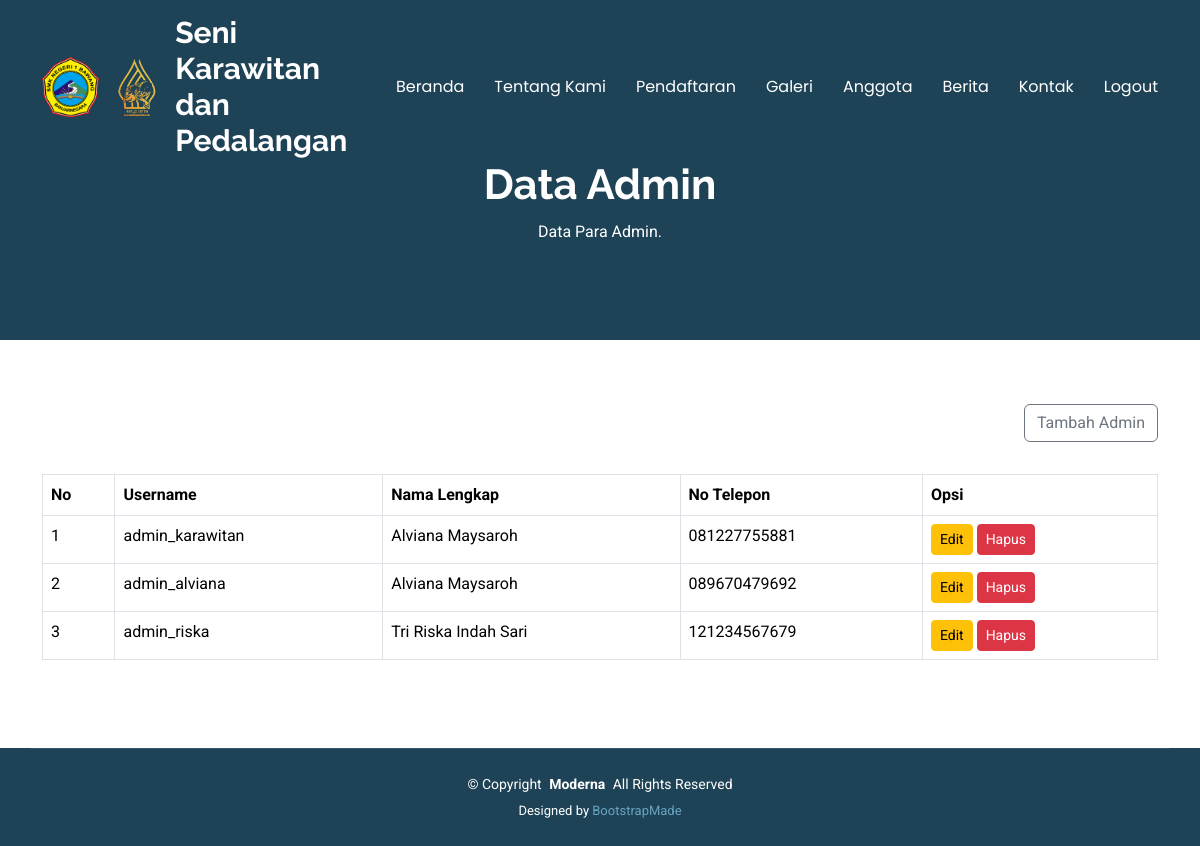
The app's page /admin/data_admin.php with its own data.
### tables this page shows
CREATE TABLE IF NOT EXISTS `user` (
  `id` int NOT NULL AUTO_INCREMENT,
  `username` varchar(50) NOT NULL,
  `password` varchar(50) NOT NULL,
  `namalengkap` varchar(50) NOT NULL,
  `notelp` varchar(50) NOT NULL DEFAULT '',
  PRIMARY KEY (`id`) USING BTREE
);

### admin/data_admin.php (the view, shortened to what this page needs)
<!DOCTYPE html>
<html lang="en">
<head>
    <link href="../assets/vendor/bootstrap/css/bootstrap.min.css" rel="stylesheet">
    <link href="../assets/vendor/bootstrap-icons/bootstrap-icons.css" rel="stylesheet">
    <link href="../assets/vendor/aos/aos.css" rel="stylesheet">
    <link href="../assets/vendor/glightbox/css/glightbox.min.css" rel="stylesheet">
    <link href="../assets/vendor/swiper/swiper-bundle.min.css" rel="stylesheet">
    <link href="../assets/css/main.css" rel="stylesheet">
</head>
<body class="index-page">
<?php include '../function.php'; ?>
<?php include 'navbar.php'; ?>
    <main class="main">
    <div class="page-title dark-background">
        <div class="container position-relative">
        <h1>Data Admin</h1>
        <p>Data Para Admin.</p>
        </div>
    </div>
    <div class="container py-5">
        <div class="d-flex justify-content-end mt-3 mb-3">
            <a href="#" class="text-decoration-none">
                <button type="button" onclick="window.location='tambah_admin.php'" class="btn btn-outline-secondary">Tambah Admin</button>
            </a>
        </div>
        <table class="table table-bordered">
            <thead>
                <tr>
                    <th>No</th>
                    <th>Username</th>
                    <th>Nama Lengkap</th>
                    <th>No Telepon</th>
                    <th>Opsi</th>
                </tr>
            </thead>
            <tbody>
                <?php
                $sql = "SELECT * FROM user";
                $result = $connect->query($sql);
                if ($result->num_rows > 0) {
                    $no = 1;
                    while ($row = $result->fetch_assoc()) {
                        echo '<tr>';
                        echo '<td>' . $no++ . '</td>';
                        echo '<td>' . htmlspecialchars($row['username']) . '</td>';
                        echo '<td>' . htmlspecialchars($row['namalengkap']) . '</td>';
                        echo '<td>' . htmlspecialchars($row['notelp']) . '</td>';
                        echo '<td>';
                        echo '<a href="ubah_admin.php?id=' . $row['id'] . '" class="btn btn-warning btn-sm">Edit</a> ';
                        echo '<a href="hapus_admin.php?id=' . $row['id'] . '" class="btn btn-danger btn-sm" onclick="return confirm(\'Yakin ingin menghapus data ini?\')">Hapus</a>';
                        echo '</td>';
                        echo '</tr>';
                    }
                } else {
                    echo "<tr><td colspan='5'>Tidak ada data admin.</td></tr>";
                }
                ?>
            </tbody>
        </table>
    </div>
    </main>
    <?php include 'footer.php'; ?>
</body>
</html>

### assets/css/main.css (style rules this page uses)
:root { --default-font: "Roboto", system-ui, -apple-system, "Segoe UI", Roboto, "Helvetica Neue", Arial, "Noto Sans", "Liberation Sans", sans-serif, "Apple Color Emoji", "Segoe UI Emoji", "Segoe UI Symbol", "Noto Color Emoji"; --heading-font: "Raleway", sans-serif; --nav-font: "Poppins", sans-serif; }
:root { --background-color: #ffffff; --default-color: #555555; --heading-color: #1e4356; --accent-color: #68a4c4; --surface-color: #ffffff; --contrast-color: #ffffff; }
:root { --nav-color: #ffffff; --nav-hover-color: #68a4c4; --nav-mobile-background-color: #ffffff; --nav-dropdown-background-color: #ffffff; --nav-dropdown-color: #555555; --nav-dropdown-hover-color: #68a4c4; }
.dark-background { --background-color: #1e4356; --default-color: #ffffff; --heading-color: #ffffff; --surface-color: #284e62; --contrast-color: #ffffff; }
:root { scroll-behavior: smooth; }
body { color: var(--default-color); background-color: var(--background-color); font-family: var(--default-font); }
a { color: var(--accent-color); text-decoration: none; transition: 0.3s; }
h1, h2, h3, h4, h5, h6 { color: var(--heading-color); font-family: var(--heading-font); }
.page-title { color: var(--default-color); background-color: var(--background-color); padding: 160px 0 80px 0; text-align: center; position: relative; }
.page-title:before { content: ""; background-color: color-mix(in srgb, var(--background-color), transparent 50%); position: absolute; inset: 0; }
.page-title h1 { font-size: 42px; font-weight: 700; margin-bottom: 10px; }

### records on screen
user: username "admin_karawitan", namalengkap "Alviana Maysaroh", notelp "081227755881"
user: username "admin_alviana", namalengkap "Alviana Maysaroh", notelp "089670479692"
user: username "admin_riska", namalengkap "Tri Riska Indah Sari", notelp "121234567679"
